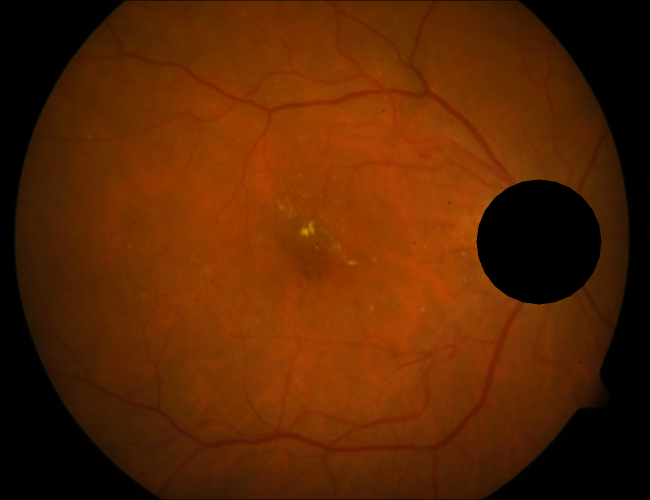
#> input picture Alex - Feature Extraction/ODmasked-image-274.png, 1300 x 1000 px (shown at 1/2 size)
$ jupyter execute --allow-errors GettingFeaturesFromClusters.ipynb   (older library calls are emulated)
#> lines starting #> are read from the running program, lines starting #| are printed output that depends on the picture; after the words box and inside, x2 and y2 are one past the last pixel; in counts of white or black regions, pixels touching at a corner belong together
[cell 1]
import matplotlib.pyplot as plt
import numpy as np

from skimage import data
from skimage.util import img_as_ubyte
from skimage.filters.rank import entropy
from skimage.morphology import disk
from sklearn.cluster import KMeans

### Find location of centre of optic disc

[cell 2]
import numpy as np
import matplotlib.pyplot as plt
from PIL import Image
from skimage import data, color
from skimage.io import imread, imshow
from skimage.transform import hough_circle, hough_circle_peaks
from skimage.feature import canny
from skimage.draw import circle_perimeter
from skimage.util import img_as_ubyte
import cv2

# Load picture and detect edges
im = imread('ODmasked-image-274.png')
#> im is the input picture: shape (1000, 1300, 3); mean R, G, B 89.3, 37.2, 2.2
image = cv2.cvtColor(im, cv2.COLOR_BGR2GRAY)
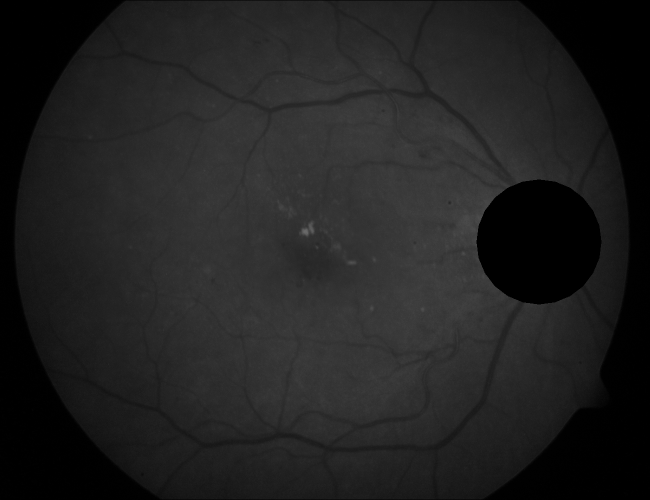
#> image: shape (1000, 1300) (shown at 1/2 size); min 0, max 107, mean 32.7
edges = canny(image, sigma=3, low_threshold=10, high_threshold=50)
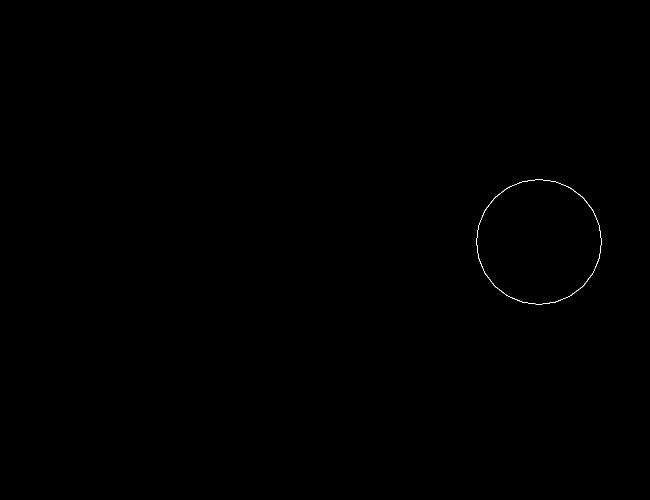
#> edges: shape (1000, 1300) bool (shown at 1/2 size); 0.07% white in thin lines or dots, all inside (x1, y1, x2, y2) = (953, 359, 1203, 609)


# Detect two radii
hough_radii = np.arange(100, 200, 5)
hough_res = hough_circle(edges, hough_radii)

# Select the most prominent 5 circles
accums, cx, cy, radii = hough_circle_peaks(hough_res, hough_radii,
                                           total_num_peaks=1)
#> accums = [0.383]; cx = [1077]; cy = [484]; radii = [125]
print(len(radii))
#| 1
# Draw them
fig, ax = plt.subplots(ncols=1, nrows=1, figsize=(15, 6))
imagea = color.gray2rgb(image)
for center_y, center_x, radius in zip(cy, cx, radii):
    circy, circx = circle_perimeter(center_y, center_x, radius)
    imagea[circy, circx] = (220, 20, 20)
#> this loop made 1 pass
#> (center_y, center_x, radius) on pass 1: (484, 1077, 125)
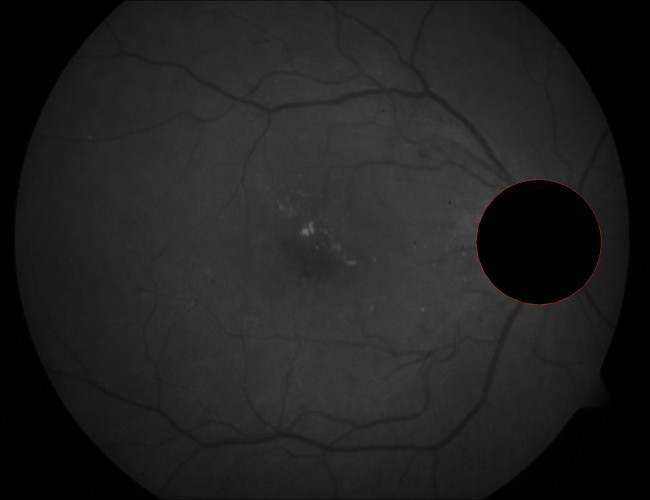
#> imagea: shape (1000, 1300, 3) (shown at 1/2 size); mean R, G, B 32.8, 32.7, 32.7

ax.imshow(imagea, cmap=plt.cm.gray)
plt.show()
print(center_x, center_y)
#| 1077 484

[cell 3]
import matplotlib.pyplot as plt
imGT = imread('resized-image-274.png')
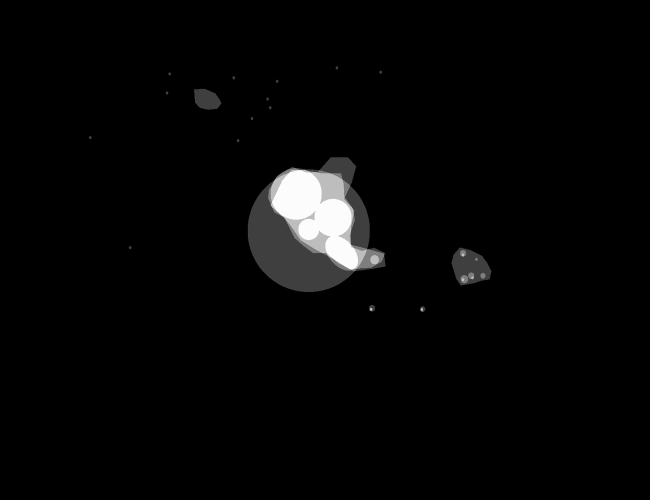
#> input picture Alex - Feature Extraction/resized-image-274.png, 1300 x 1000 px (shown at 1/2 size)
#> imGT is the input picture: shape (1000, 1300, 3); min 0, max 255, mean 5.9
imGTGrey = cv2.cvtColor(imGT, cv2.COLOR_BGR2GRAY)
#imshow(imGTGrey)

# topGroup =
#print(len(imGTGrey[imGTGrey >= 100]))
imGTGrey[imGTGrey < 225 ] = 0
imGTGrey[imGTGrey >= 225] = 1
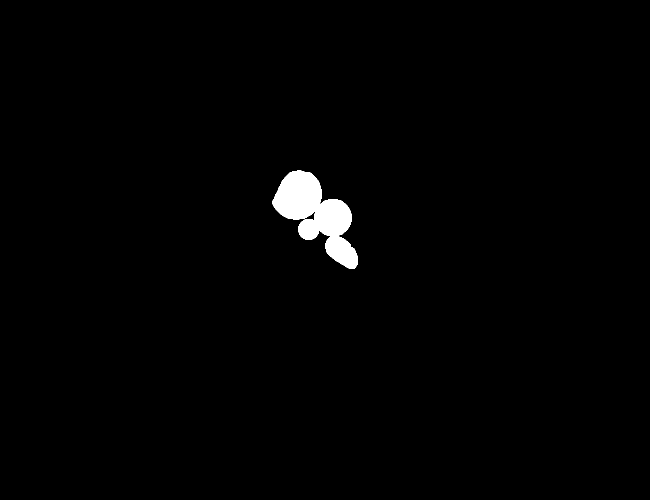
#> imGTGrey: shape (1000, 1300) (shown at 1/2 size); values 0 (black) and 1 (white), 1.2% white; 1 white region, box (x1, y1, x2, y2) and area: (544, 340, 716, 538) 15806
imshow(imGTGrey)

[cell 4]
from skimage.filters.rank import entropy
from skimage.morphology import disk
import csv
position = 0 #left

img_ent = entropy(image, disk(5))
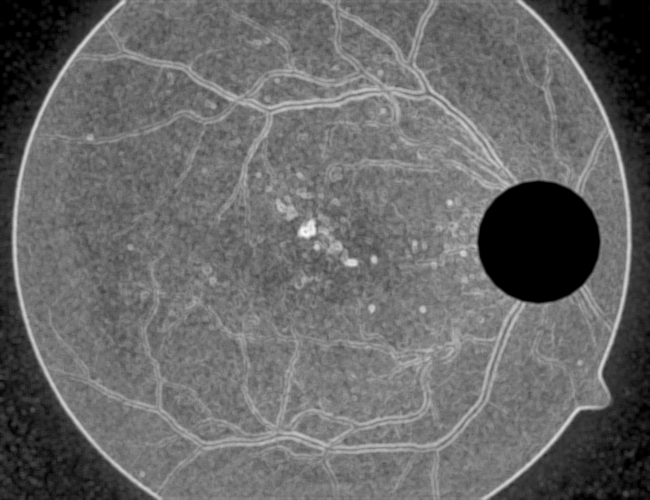
#> img_ent: shape (1000, 1300) float64 (shown at 1/2 size); min 0, max 5.45, mean 2.21; drawn with min black and max white


if center_x >= 650:
    position = 1 #right

pixelDicts = []
distances = np.zeros(image.shape[0:2])
for x in range(distances.shape[0]):
    for y in range(distances.shape[1]):
        distance = np.sqrt((x-center_x)**2+(y-center_y)**2)
        pixelDict = {'x':x,'y':y, #coordinates, not used in classification, just for matching up with ground truths
                     'r':im[x,y][0],'g':im[x,y][1],'b':im[x,y][2], #rgb values
                     "Left/Right (0/1)": position,
                     'Distance From Disc':distance, 'Entropy':img_ent[x,y],
                     'Exudate Pixel': imGTGrey[x,y] }
        pixelDicts.append(pixelDict)
#> after the loop, pixelDicts = 1300000 items
keys = pixelDicts[0].keys()
with open('image274.csv', 'w',newline='') as output_file:
    dict_writer = csv.DictWriter(output_file, keys)
    dict_writer.writeheader()
    dict_writer.writerows(pixelDicts)

[cell 5]
#Feature Functions
# [11 lines left out: functions subsection, leftRight, not called in this run]


# [6 lines of commented-out code are left out]


def get_entropy(greyimage): #takes 2D numpy array
    return entropy(greyimage)

# [13 lines left out: function dominant_pixels, not called in this run]

[cell 6]
import collections
from statistics import mean
#> (the rest of this cell did not finish here and is left out)

### Load Subsection Dimensions

[cell 7]
import csv
import os
from sklearn.metrics.cluster import entropy
with open('ImageSubsections.csv') as csvfile:
#> (reads Alex - Feature Extraction/ImageSubsections.csv from the repository)
    reader = csv.DictReader(csvfile)
#     with open('OutputFile.csv','w',newline = '') as outFile:
#         writer = csv.DictWriter(outFile)
    feature_dicts = []
    count = 1
    for row in reader:
        count +=1
        imageName = row['image']
#> imageName = 'ODmasked-image-1.png'
        start_x  = int(row['start_x'])
#> start_x = 758
        start_y  = int(row['start_y'])
#> start_y = 255
        center_x = int(row['x'])
#> center_x = 1158
        center_y = int(row['y'])
#> center_y = 355
        DR       = row['exudates']
#> DR = '0'
        fileLocation = 'E:/Users/Alex/Dropbox/MEng Software/Winter-Term-2019/Big Data/Project/masked images (1)/' +imageName

        cluster_file = 'E:/Users/Alex/Dropbox/MEng Software/Winter-Term-2019/Big Data/Project/clusters-cropped/cluster-' +imageName
        exists = os.path.isfile(cluster_file)
#> exists = False
        if exists:
            print (imageName)
            im = imread(fileLocation)

            imgrey = cv2.cvtColor(im, cv2.COLOR_BGR2GRAY)

            #dimension of subsection
            dimension_x = 600 #dimension of subsection
            dimension_y = 500 #dimension of subsection
            if start_x > 500:
                start_x -= 400
            imgrey_sub = subsection(imgrey,start_y,start_x,dimension_y,dimension_x)
            im_sub = subsection(im,start_y,start_x,dimension_y,dimension_x)
            new_center_x = center_x - start_x
            new_center_y = center_y - start_y

            #Features
            en = entropy(imgrey_sub) #feature
            l_r = leftRight(center_x) #feature

            clusterim = imread(cluster_file)
            exudateim = exudate_image(clusterim,10000)
            exudate_count = count_exudates(exudateim) #feature
            print(exudate_count)
            min_dist, max_dist, avg_dist = distances(exudateim,new_center_x,new_center_y) #3x features
            features = {'image':imageName, 'entropy':en,'left/right (1/0)':l_r,'number of exudate pixels':exudate_count,
                        'min distance from od centre':min_dist,'max distance from od centre':max_dist,
                        'average distance from od centre':avg_dist,'DR':DR}
            feature_dicts.append(features)

keys = feature_dicts[0].keys()
with open('features.csv', 'w',newline='') as output_file:
    dict_writer = csv.DictWriter(output_file, keys)
    dict_writer.writeheader()
    dict_writer.writerows(feature_dicts)
